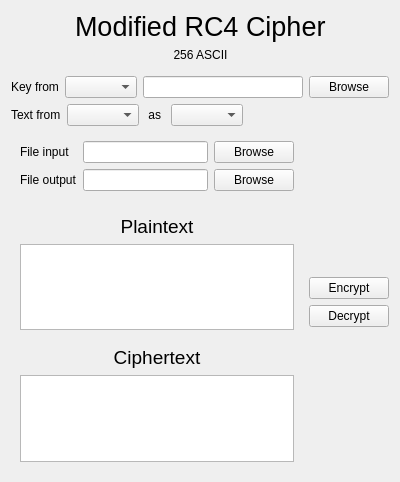
<?xml version="1.0" encoding="UTF-8"?>
<ui version="4.0">
 <class>RC4Widget</class>
 <widget class="QWidget" name="RC4Widget">
  <property name="geometry">
   <rect>
    <x>0</x>
    <y>0</y>
    <width>400</width>
    <height>482</height>
   </rect>
  </property>
  <property name="windowTitle">
   <string>Form</string>
  </property>
  <layout class="QVBoxLayout" name="verticalLayout_2">
   <item>
    <layout class="QHBoxLayout" name="horizontalLayout_2">
     <property name="sizeConstraint">
      <enum>QLayout::SetFixedSize</enum>
     </property>
     <property name="bottomMargin">
      <number>8</number>
     </property>
     <item>
      <spacer name="horizontalSpacer">
       <property name="orientation">
        <enum>Qt::Horizontal</enum>
       </property>
       <property name="sizeHint" stdset="0">
        <size>
         <width>40</width>
         <height>20</height>
        </size>
       </property>
      </spacer>
     </item>
     <item>
      <layout class="QVBoxLayout" name="verticalLayout_3">
       <property name="sizeConstraint">
        <enum>QLayout::SetFixedSize</enum>
       </property>
       <item>
        <widget class="QLabel" name="label">
         <property name="sizePolicy">
          <sizepolicy hsizetype="Preferred" vsizetype="Fixed">
           <horstretch>0</horstretch>
           <verstretch>0</verstretch>
          </sizepolicy>
         </property>
         <property name="font">
          <font>
           <pointsize>20</pointsize>
          </font>
         </property>
         <property name="text">
          <string>Modified RC4 Cipher</string>
         </property>
        </widget>
       </item>
       <item>
        <widget class="QLabel" name="label_2">
         <property name="sizePolicy">
          <sizepolicy hsizetype="Preferred" vsizetype="Fixed">
           <horstretch>0</horstretch>
           <verstretch>0</verstretch>
          </sizepolicy>
         </property>
         <property name="text">
          <string>256 ASCII</string>
         </property>
         <property name="alignment">
          <set>Qt::AlignCenter</set>
         </property>
        </widget>
       </item>
      </layout>
     </item>
     <item>
      <spacer name="horizontalSpacer_2">
       <property name="orientation">
        <enum>Qt::Horizontal</enum>
       </property>
       <property name="sizeHint" stdset="0">
        <size>
         <width>40</width>
         <height>20</height>
        </size>
       </property>
      </spacer>
     </item>
    </layout>
   </item>
   <item>
    <layout class="QHBoxLayout" name="horizontalLayout_3">
     <item>
      <widget class="QLabel" name="label_9">
       <property name="text">
        <string>Key from</string>
       </property>
      </widget>
     </item>
     <item>
      <widget class="QComboBox" name="keySourceComboBox"/>
     </item>
     <item>
      <widget class="QLineEdit" name="keyTextBox"/>
     </item>
     <item>
      <widget class="QPushButton" name="browseKey">
       <property name="text">
        <string>Browse</string>
       </property>
      </widget>
     </item>
    </layout>
   </item>
   <item>
    <layout class="QHBoxLayout" name="horizontalLayout_4">
     <item>
      <widget class="QLabel" name="label_3">
       <property name="sizePolicy">
        <sizepolicy hsizetype="Fixed" vsizetype="Preferred">
         <horstretch>0</horstretch>
         <verstretch>0</verstretch>
        </sizepolicy>
       </property>
       <property name="text">
        <string>Text from</string>
       </property>
      </widget>
     </item>
     <item>
      <widget class="QComboBox" name="sourceComboBox">
       <property name="sizePolicy">
        <sizepolicy hsizetype="Preferred" vsizetype="Preferred">
         <horstretch>0</horstretch>
         <verstretch>0</verstretch>
        </sizepolicy>
       </property>
      </widget>
     </item>
     <item>
      <widget class="QWidget" name="textTypeContainer_2" native="true">
       <layout class="QHBoxLayout" name="textTypeContainer">
        <property name="spacing">
         <number>6</number>
        </property>
        <property name="sizeConstraint">
         <enum>QLayout::SetFixedSize</enum>
        </property>
        <property name="leftMargin">
         <number>0</number>
        </property>
        <property name="topMargin">
         <number>0</number>
        </property>
        <property name="rightMargin">
         <number>0</number>
        </property>
        <property name="bottomMargin">
         <number>0</number>
        </property>
        <item>
         <widget class="QLabel" name="label_6">
          <property name="sizePolicy">
           <sizepolicy hsizetype="Fixed" vsizetype="Preferred">
            <horstretch>0</horstretch>
            <verstretch>0</verstretch>
           </sizepolicy>
          </property>
          <property name="text">
           <string> as </string>
          </property>
         </widget>
        </item>
        <item>
         <widget class="QComboBox" name="textTypeComboBox">
          <property name="sizePolicy">
           <sizepolicy hsizetype="Preferred" vsizetype="Preferred">
            <horstretch>0</horstretch>
            <verstretch>0</verstretch>
           </sizepolicy>
          </property>
         </widget>
        </item>
       </layout>
      </widget>
     </item>
     <item>
      <spacer name="horizontalSpacer_3">
       <property name="orientation">
        <enum>Qt::Horizontal</enum>
       </property>
       <property name="sizeHint" stdset="0">
        <size>
         <width>40</width>
         <height>20</height>
        </size>
       </property>
      </spacer>
     </item>
    </layout>
   </item>
   <item>
    <layout class="QHBoxLayout" name="horizontalLayout">
     <item>
      <layout class="QVBoxLayout" name="verticalLayout_4">
       <item>
        <widget class="QWidget" name="fileContainer" native="true">
         <layout class="QGridLayout" name="gridLayout">
          <item row="1" column="2">
           <widget class="QPushButton" name="browseFileOutput">
            <property name="text">
             <string>Browse</string>
            </property>
           </widget>
          </item>
          <item row="1" column="0">
           <widget class="QLabel" name="label_5">
            <property name="text">
             <string>File output</string>
            </property>
           </widget>
          </item>
          <item row="0" column="1">
           <widget class="QLineEdit" name="fileInputText"/>
          </item>
          <item row="0" column="2">
           <widget class="QPushButton" name="browseFileInput">
            <property name="text">
             <string>Browse</string>
            </property>
           </widget>
          </item>
          <item row="0" column="0">
           <widget class="QLabel" name="label_4">
            <property name="text">
             <string>File input</string>
            </property>
           </widget>
          </item>
          <item row="1" column="1">
           <widget class="QLineEdit" name="fileOutputText"/>
          </item>
          <item row="2" column="0">
           <spacer name="verticalSpacer_4">
            <property name="orientation">
             <enum>Qt::Vertical</enum>
            </property>
            <property name="sizeHint" stdset="0">
             <size>
              <width>20</width>
              <height>40</height>
             </size>
            </property>
           </spacer>
          </item>
         </layout>
        </widget>
       </item>
       <item>
        <widget class="QWidget" name="keyboardContainer" native="true">
         <layout class="QVBoxLayout" name="verticalLayout_5">
          <item>
           <widget class="QLabel" name="label_7">
            <property name="font">
             <font>
              <pointsize>14</pointsize>
             </font>
            </property>
            <property name="text">
             <string>Plaintext</string>
            </property>
            <property name="alignment">
             <set>Qt::AlignCenter</set>
            </property>
           </widget>
          </item>
          <item>
           <widget class="QTextEdit" name="plainTextBox"/>
          </item>
          <item>
           <spacer name="verticalSpacer_3">
            <property name="orientation">
             <enum>Qt::Vertical</enum>
            </property>
            <property name="sizeType">
             <enum>QSizePolicy::Fixed</enum>
            </property>
            <property name="sizeHint" stdset="0">
             <size>
              <width>0</width>
              <height>10</height>
             </size>
            </property>
           </spacer>
          </item>
          <item>
           <widget class="QLabel" name="label_8">
            <property name="font">
             <font>
              <pointsize>14</pointsize>
             </font>
            </property>
            <property name="text">
             <string>Ciphertext</string>
            </property>
            <property name="alignment">
             <set>Qt::AlignCenter</set>
            </property>
           </widget>
          </item>
          <item>
           <widget class="QTextEdit" name="cipherTextBox"/>
          </item>
         </layout>
        </widget>
       </item>
      </layout>
     </item>
     <item>
      <layout class="QVBoxLayout" name="verticalLayout">
       <item>
        <spacer name="verticalSpacer">
         <property name="orientation">
          <enum>Qt::Vertical</enum>
         </property>
         <property name="sizeHint" stdset="0">
          <size>
           <width>20</width>
           <height>40</height>
          </size>
         </property>
        </spacer>
       </item>
       <item>
        <widget class="QPushButton" name="encryptButton">
         <property name="sizePolicy">
          <sizepolicy hsizetype="Preferred" vsizetype="Fixed">
           <horstretch>0</horstretch>
           <verstretch>0</verstretch>
          </sizepolicy>
         </property>
         <property name="text">
          <string>Encrypt</string>
         </property>
        </widget>
       </item>
       <item>
        <widget class="QPushButton" name="decryptButton">
         <property name="sizePolicy">
          <sizepolicy hsizetype="Preferred" vsizetype="Fixed">
           <horstretch>0</horstretch>
           <verstretch>0</verstretch>
          </sizepolicy>
         </property>
         <property name="text">
          <string>Decrypt</string>
         </property>
        </widget>
       </item>
       <item>
        <spacer name="verticalSpacer_2">
         <property name="orientation">
          <enum>Qt::Vertical</enum>
         </property>
         <property name="sizeHint" stdset="0">
          <size>
           <width>20</width>
           <height>40</height>
          </size>
         </property>
        </spacer>
       </item>
      </layout>
     </item>
    </layout>
   </item>
  </layout>
 </widget>
 <resources/>
 <connections/>
</ui>
